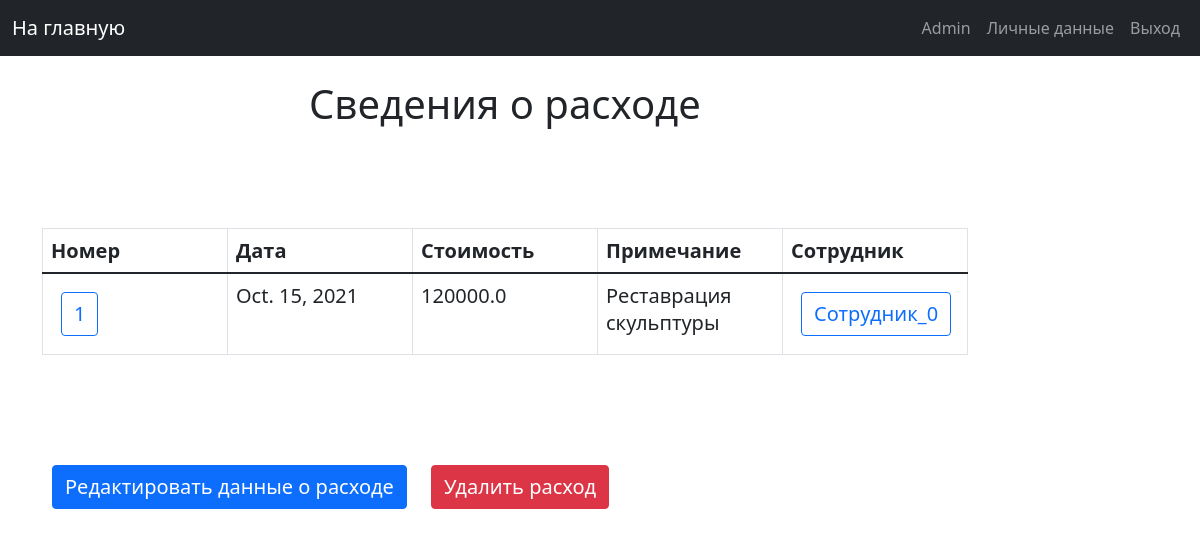
/main_page_admin/expense1 (signed in), run on the app's committed database.
### musem/models.py (models this page shows, shortened)
class Expense(models.Model):
    expense_id = models.IntegerField(primary_key=True)
    cost = models.FloatField(default=0.0)
    date = models.DateField()
    note = models.TextField()
    employee = models.ForeignKey('Employee', on_delete=models.CASCADE)
    is_activate = models.IntegerField(default=1)
    class Meta:
        verbose_name = "Expense"
        verbose_name_plural = "Expense in the museum"

### musem/views.py (the view)
# urls.py: path('main_page_admin/expense<int:expense_id>', admin_expense_description, name="expense_description"),
def admin_expense_description(request, expense_id):
    if not request.user.is_superuser:
        return HttpResponseForbidden()
    head = ["Номер", "Дата", "Стоимость", "Примечание", "Сотрудник"]
    table = Expense.objects.raw(
        raw_query=f"SELECT me.expense_id, me.cost, me.date, me.note, me.employee_id, me2.name FROM musem_expense me "
                  f"JOIN musem_employee me2 ON me.employee_id = me2.employee_id WHERE expense_id = {expense_id}"
                  f" AND me.is_activate = 1"
    )
    return render(request, 'admin_pages/tables/descriptions/expense_description.html', {
        'title_page': 'Сведения о расходе',
        'hide_nav_bar': 0,
        'head': head,
        'table': table,
        'is_administrative_zone': 1
    })

### templates/admin_pages/tables/descriptions/expense_description.html
{% extends 'include/base.html' %}
{% load static %}
{% block title %}
    <div class="title_block">
        <h2 class="title">{{ title_page }}</h2>
    </div>
{% endblock title %}
{% block content %}
    <div class="list_button_block">
        {% include 'include/tables/expense_table.html' %}
        {% for content_list in table %}
            <a class="btn btn-primary text_button"
               href="{% url 'edit_expense' expense_id=content_list.expense_id %}">Редактировать данные о расходе</a>
            <a class="btn btn-danger text_button"
               href="{% url 'delete_expense' expense_id=content_list.expense_id %}">Удалить расход</a>
        {% endfor %}
    </div>
{% endblock content %}

### templates/include/navbar.html (shortened to what this page needs)
<nav class="navbar navbar-expand-md navbar-dark bg-dark mb-4">
    <div class="container-fluid">
        {% if is_administrative_zone %}
            <a class="navbar-brand" href="{% url "main_page_admin" %}">На главную</a>
        {% else %}
            <a class="navbar-brand" href="{% url "main_page" %}">На главную</a>
        {% endif %}
        <div class="pull-right">
            <ul class="navbar-nav me-auto mb-2 mb-md-0">
                {% if request.user.is_authenticated %}
                    <li class="nav-item">
                        <a class="nav-link" href="{% url 'user_data' %}" tabindex="-1">{{ request.user.first_name }}</a>
                    </li>
                    <li class="nav-item">
                        <a class="nav-link" href="{% url 'user_settings' %}" tabindex="-1">Личные данные</a>
                    </li>
                    <li class="nav-item">
                        <a class="nav-link" href="{% url 'logout' %}" tabindex="-1">Выход</a>
                    </li>
                {% endif %}
            </ul>
        </div>
    </div>
</nav>

### templates/include/tables/expense_table.html (shortened to what this page needs)
{% extends 'include/base_table.html' %}
{% load static %}
    {% block table_head %}
        {% for title in head %}
            <th class="text_button">{{ title }}</th>
        {% endfor %}
    {% endblock %}
    {% block table_content %}
        {% for content_list in table %}
            <tr>
                <td>
                    <a href="{% url 'expense_description' expense_id=content_list.expense_id %}"
                       class="btn btn-outline-primary text_button">{{ content_list.expense_id }}</a>
                </td>
                <td class="text_button">{{ content_list.date }}</td>
                <td class="text_button">{{ content_list.cost }}</td>
                <td class="text_button">{{ content_list.note }}</td>
                <td>
                    <a href="{% url 'employee_description' employee_id=content_list.employee_id %}"
                       class="btn btn-outline-primary text_button">{{ content_list.name }}</a>
                </td>
            </tr>
        {% endfor %}
    {% endblock %}

### static/css/my_styles.css (style rules this page uses)
.title_block { margin-bottom: 100px; }
.title { font-size: 40px; text-align: center; }
.text_button { font-size: 20px; margin: 10px; }
td, th { white-space: normal; word-wrap: break-word; }
.list_button_block { margin-bottom: 50px; }

### data on the page
Expense: expense_id "1", date "Oct. 15, 2021", cost "120000.0", note "Реставрация скульптуры", name "Сотрудник_0"

### other printed values
{{ request.user.first_name }} "Admin"
{{ title_page }} "Сведения о расходе"
{{ title }} "Номер" "Дата" "Стоимость" "Примечание" "Сотрудник"
